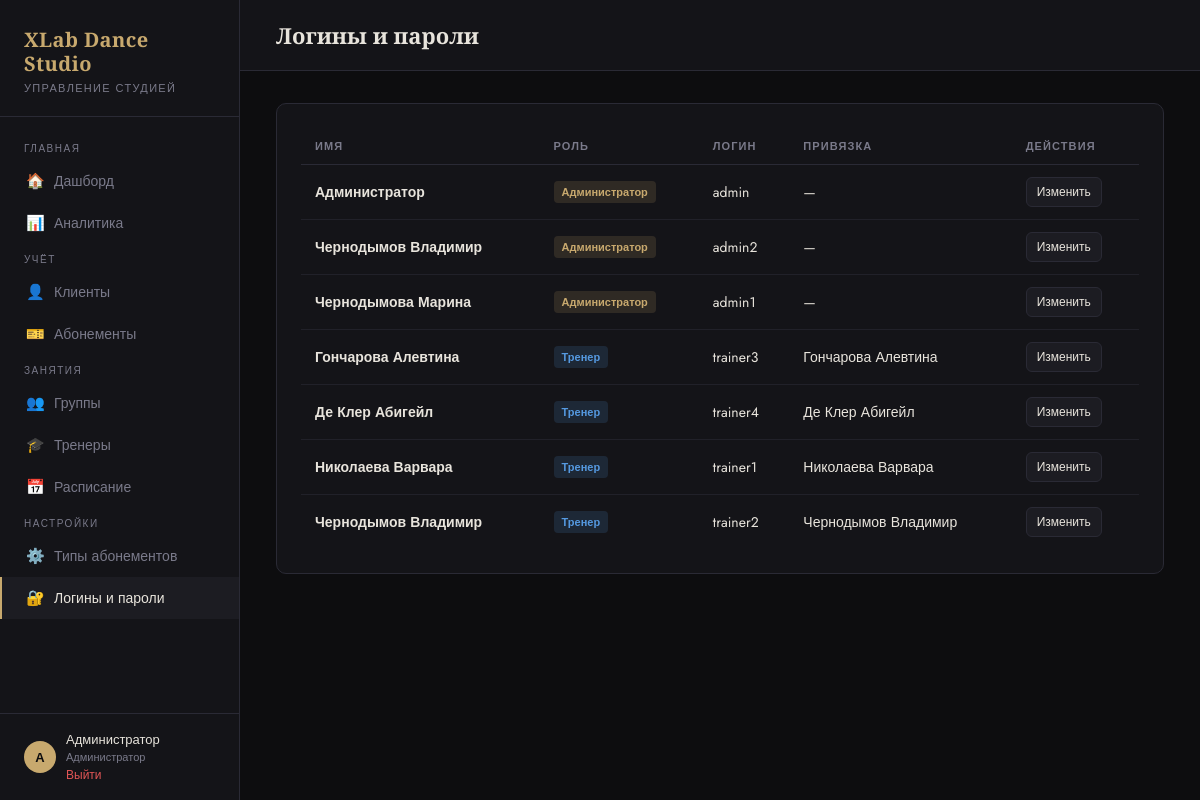
The app's page /accounts (signed in) with its own data.
### tables this page shows
CREATE TABLE users (
            id INTEGER PRIMARY KEY AUTOINCREMENT,
            role TEXT NOT NULL, -- admin | trainer
            username TEXT UNIQUE NOT NULL,
            password TEXT NOT NULL,
            name TEXT NOT NULL,
            trainer_id INTEGER UNIQUE REFERENCES trainers(id) ON DELETE CASCADE
        );

CREATE TABLE trainers (
            id INTEGER PRIMARY KEY AUTOINCREMENT,
            name TEXT NOT NULL,
            phone TEXT,
            email TEXT,
            specialization TEXT,
            notes TEXT,
            created_at TEXT DEFAULT (datetime('now','localtime'))
        );

### app.py (the view)
@app.route('/accounts')
@login_required
@admin_required
def accounts():
    db = get_db()
    users = db.execute('''
        SELECT u.*, t.name as trainer_name
        FROM users u
        LEFT JOIN trainers t ON t.id = u.trainer_id
        ORDER BY CASE WHEN u.role='admin' THEN 0 ELSE 1 END, u.name COLLATE NOCASE
    ''').fetchall()
    return render_template('accounts.html', users=users)

### app.py (called while the page is built, shortened)
def current_role():
    return session.get('role', 'admin')

def is_admin():
    return current_role() == 'admin'

def sync_session_user():
    if 'user_id' not in session:
        return
    db = get_db()
    user = db.execute('SELECT role, trainer_id, name FROM users WHERE id=?', (session['user_id'],)).fetchone()
    if not user:
        session.clear()
        return
    session['role'] = user['role']
    session['trainer_id'] = user['trainer_id']
    session['user_name'] = user['name']

@app.before_request
def setup():
    if request.endpoint is None:
        return
    if request.endpoint in ('login', 'logout', 'static'):
        return
    if 'user_id' not in session:
        return
    sync_session_user()
    if is_admin():
        return

def login_required(f):
    from functools import wraps
    @wraps(f)
    def decorated(*args, **kwargs):
        if 'user_id' not in session:
            return redirect(url_for('login'))
        return f(*args, **kwargs)
    return decorated

def admin_required(f):
    from functools import wraps
    @wraps(f)
    def decorated(*args, **kwargs):
        if 'user_id' not in session:
            return redirect(url_for('login'))
        if not is_admin():
            flash('Доступно только администратору', 'error')
            return redirect(url_for('schedule'))
        return f(*args, **kwargs)
    return decorated

### database.py (called while the page is built)
def get_db():
    from app import app
    if 'db' not in g:
        g.db = sqlite3.connect(DATABASE)
        g.db.row_factory = sqlite3.Row
        g.db.execute("PRAGMA foreign_keys = ON")
    return g.db

### templates/accounts.html (shortened to what this page needs)
{% extends "base.html" %}
{% block topbar_title %}Логины и пароли{% endblock %}
{% block content %}
<div class="card">
  {% if users %}
  <div class="table-wrap">
    <table>
      <thead>
        <tr>
          <th>Имя</th>
          <th>Роль</th>
          <th>Логин</th>
          <th>Привязка</th>
          <th>Действия</th>
        </tr>
      </thead>
      <tbody>
        {% for u in users %}
        <tr>
          <td><strong>{{ u.name }}</strong></td>
          <td>
            {% if u.role == 'admin' %}
            <span class="badge badge-gold">Администратор</span>
            {% else %}
            <span class="badge badge-blue">Тренер</span>
            {% endif %}
          </td>
          <td>{{ u.username }}</td>
          <td>{{ u.trainer_name or '—' }}</td>
          <td>
            <a href="{{ url_for('edit_account', id=u.id) }}" class="btn btn-secondary btn-sm">Изменить</a>
          </td>
        </tr>
        {% endfor %}
      </tbody>
    </table>
  </div>
  {% else %}
  <div class="empty-state">
    <div class="icon">🔐</div>
    <p>Пользователей пока нет.</p>
  </div>
  {% endif %}
</div>
{% endblock %}

### templates/base.html (shortened to what this page needs)
<!DOCTYPE html>
<html lang="ru">
<head>
</head>
<body>
<aside class="sidebar">
  <div class="sidebar-logo">
    <h1>XLab Dance<br>Studio</h1>
    <p>Управление студией</p>
  </div>
  <nav class="nav">
    <div class="nav-section">Главная</div>
    <a href="{{ url_for('dashboard') }}" class="{{ 'active' if request.endpoint == 'dashboard' }}">
      <span class="icon">🏠</span> Дашборд
    </a>
    {% if session.role == 'admin' %}
    <a href="{{ url_for('analytics') }}" class="{{ 'active' if request.endpoint == 'analytics' }}">
      <span class="icon">📊</span> Аналитика
    </a>
    {% endif %}
    {% if session.role == 'admin' %}
    <div class="nav-section">Учёт</div>
    <a href="{{ url_for('clients') }}" class="{{ 'active' if 'client' in request.endpoint }}">
      <span class="icon">👤</span> Клиенты
    </a>
    <a href="{{ url_for('subscriptions') }}" class="{{ 'active' if 'subscription' in request.endpoint and request.endpoint != 'subscription_types' }}">
      <span class="icon">🎫</span> Абонементы
    </a>
    {% endif %}
    <div class="nav-section">Занятия</div>
    {% if session.role == 'admin' %}
    <a href="{{ url_for('groups') }}" class="{{ 'active' if 'group' in request.endpoint }}">
      <span class="icon">👥</span> Группы
    </a>
    {% endif %}
    {% if session.role == 'admin' %}
    <a href="{{ url_for('trainers') }}" class="{{ 'active' if 'trainer' in request.endpoint }}">
      <span class="icon">🎓</span> Тренеры
    </a>
    {% endif %}
    <a href="{{ url_for('schedule') }}" class="{{ 'active' if 'schedule' in request.endpoint or 'attendance' in request.endpoint }}">
      <span class="icon">📅</span> Расписание
    </a>
    {% if session.role == 'admin' %}
    <div class="nav-section">Настройки</div>
    <a href="{{ url_for('subscription_types') }}" class="{{ 'active' if request.endpoint == 'subscription_types' }}">
      <span class="icon">⚙️</span> Типы абонементов
    </a>
    <a href="{{ url_for('accounts') }}" class="{{ 'active' if 'account' in request.endpoint }}">
      <span class="icon">🔐</span> Логины и пароли
    </a>
    {% endif %}
  </nav>
  <div class="sidebar-user">
    <div class="avatar">{{ session.user_name[0] if session.user_name }}</div>
    <div>
      <div style="color: var(--text); font-size: 13px;">{{ session.user_name }}</div>
      <div style="font-size: 11px; color: var(--muted);">{{ 'Администратор' if session.role == 'admin' else 'Тренер' }}</div>
      <a href="{{ url_for('logout') }}">Выйти</a>
    </div>
  </div>
</aside>
<div class="main">
  <div class="topbar">
    <h2>{% block topbar_title %}{% endblock %}</h2>
  </div>
  <div class="content">
    {% block content %}{% endblock %}
  </div>
</div>
</body>
</html>

### templates/base.html (style rules this page uses)
:root { --bg: #0d0d0f; --surface: #141418; --surface2: #1c1c22; --border: #2a2a35; --accent: #c8a96e; --accent2: #e8c88a; --text: #e8e4dc; --muted: #7a7a8a; --danger: #e05555; --success: #5cb87a; --warning: #e0a055; --info: #5599e0; --sidebar-w: 240px; }
* { box-sizing: border-box; margin: 0; padding: 0; }
body { background: var(--bg); color: var(--text); font-family: 'Jost', sans-serif; font-weight: 400; min-height: 100vh; display: flex; }
.sidebar { width: var(--sidebar-w); min-height: 100vh; background: var(--surface); border-right: 1px solid var(--border); display: flex; flex-direction: column; position: fixed; top: 0; left: 0; z-index: 100; }
.sidebar-logo { padding: 28px 24px 20px; border-bottom: 1px solid var(--border); }
.sidebar-logo h1 { font-family: 'Playfair Display', serif; font-size: 20px; font-weight: 700; color: var(--accent); letter-spacing: 0.02em; line-height: 1.2; }
.sidebar-logo p { font-size: 11px; color: var(--muted); letter-spacing: 0.12em; text-transform: uppercase; margin-top: 4px; }
.nav { flex: 1; padding: 16px 0; overflow-y: auto; max-height: calc(100vh - 200px); }
.nav-section { padding: 8px 24px 4px; font-size: 10px; letter-spacing: 0.15em; text-transform: uppercase; color: var(--muted); }
.nav a { display: flex; align-items: center; gap: 10px; padding: 10px 24px; color: var(--muted); text-decoration: none; font-size: 14px; font-weight: 400; transition: all 0.2s; border-left: 2px solid transparent; }
.nav a:hover, .nav a.active { color: var(--text); background: var(--surface2); border-left-color: var(--accent); }
.nav a .icon { width: 18px; text-align: center; font-size: 15px; }
.sidebar-user { padding: 16px 24px; border-top: 1px solid var(--border); font-size: 13px; color: var(--muted); display: flex; align-items: center; gap: 10px; }
.sidebar-user .avatar { width: 32px; height: 32px; border-radius: 50%; background: var(--accent); display: flex; align-items: center; justify-content: center; color: var(--bg); font-weight: 700; font-size: 13px; }
.sidebar-user a { color: var(--danger); text-decoration: none; font-size: 12px; }
.main { margin-left: var(--sidebar-w); flex: 1; min-height: 100vh; }
.topbar { padding: 20px 36px; border-bottom: 1px solid var(--border); background: var(--surface); display: flex; align-items: center; justify-content: space-between; position: sticky; top: 0; z-index: 50; }
.topbar h2 { font-family: 'Playfair Display', serif; font-size: 22px; font-weight: 600; color: var(--text); }
.content { padding: 32px 36px; }
.card { background: var(--surface); border: 1px solid var(--border); border-radius: 10px; padding: 24px; }
.table-wrap { overflow-x: auto; }
table { width: 100%; border-collapse: collapse; }
th { text-align: left; padding: 10px 14px; font-size: 11px; font-weight: 600; letter-spacing: 0.1em; text-transform: uppercase; color: var(--muted); border-bottom: 1px solid var(--border); }
td { padding: 12px 14px; font-size: 14px; border-bottom: 1px solid rgba(42,42,53,0.6); vertical-align: middle; }
tr:last-child td { border-bottom: none; }
.btn { display: inline-flex; align-items: center; gap: 6px; padding: 8px 16px; border-radius: 6px; font-size: 13px; font-weight: 500; cursor: pointer; border: none; text-decoration: none; transition: all 0.2s; font-family: 'Jost', sans-serif; }
.btn-secondary { background: var(--surface2); color: var(--text); border: 1px solid var(--border); }
.btn-sm { padding: 5px 10px; font-size: 12px; }
.badge { display: inline-flex; align-items: center; padding: 3px 8px; border-radius: 4px; font-size: 11px; font-weight: 600; }
.badge-blue { background: rgba(85,153,224,0.15); color: var(--info); }
.badge-gold { background: rgba(200,169,110,0.15); color: var(--accent); }
a { color: var(--accent); text-decoration: none; }

### records on screen
users: name "А", user_name "Администратор", role "Администратор", name "Администратор", username "admin", trainer_name "—"
users: name "Чернодымов Владимир", role "Администратор", username "admin2", trainer_name "—"
users: name "Чернодымова Марина", role "Администратор", username "admin1", trainer_name "—"
users: name "Гончарова Алевтина", role "Тренер", username "trainer3"
users: name "Де Клер Абигейл", role "Тренер", username "trainer4"
users: name "Николаева Варвара", role "Тренер", username "trainer1"
users: name "Чернодымов Владимир", role "Тренер", username "trainer2"
